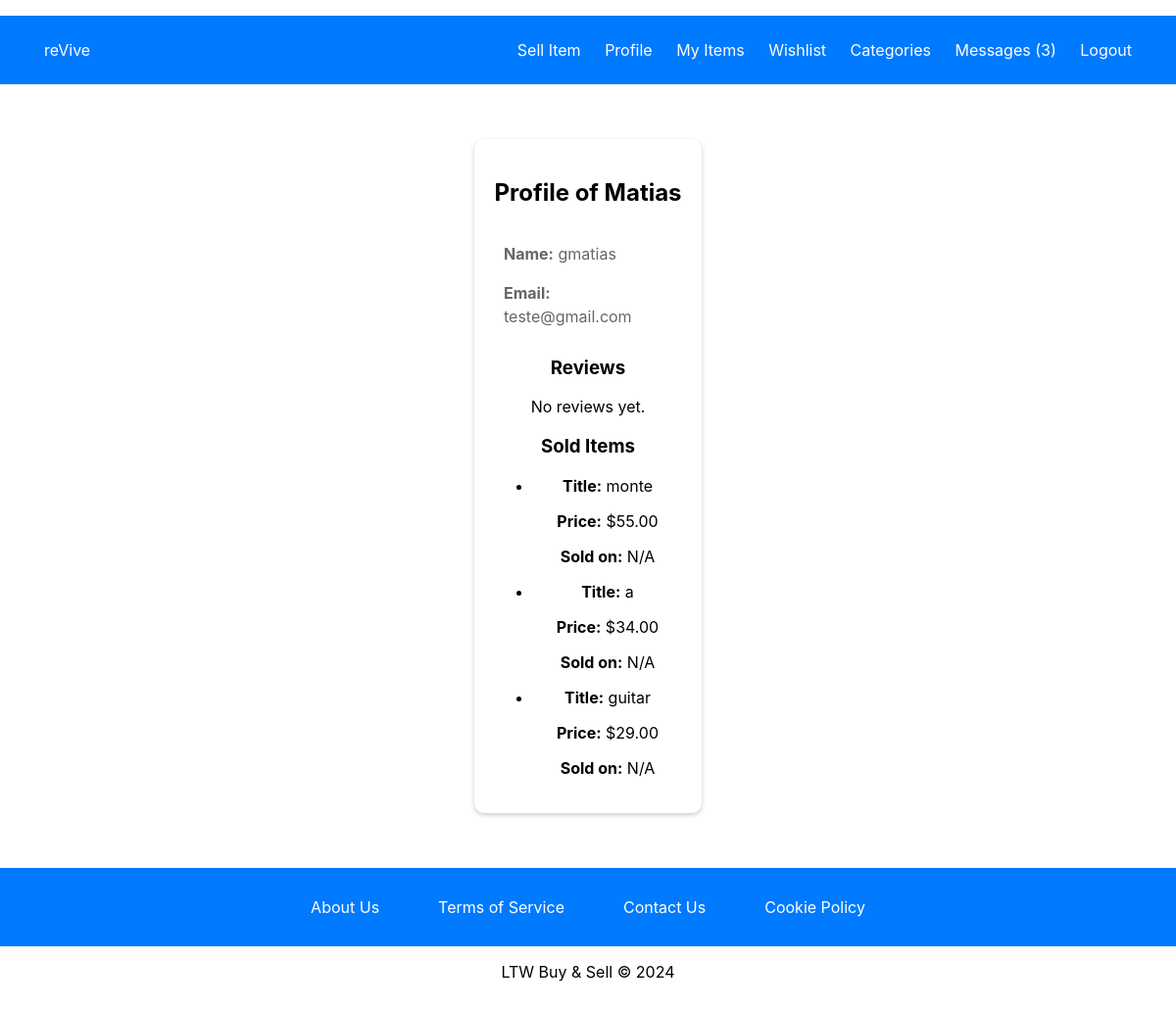
Before: /pages/user_profile.php?user_id=4 (signed in) with the older database file.
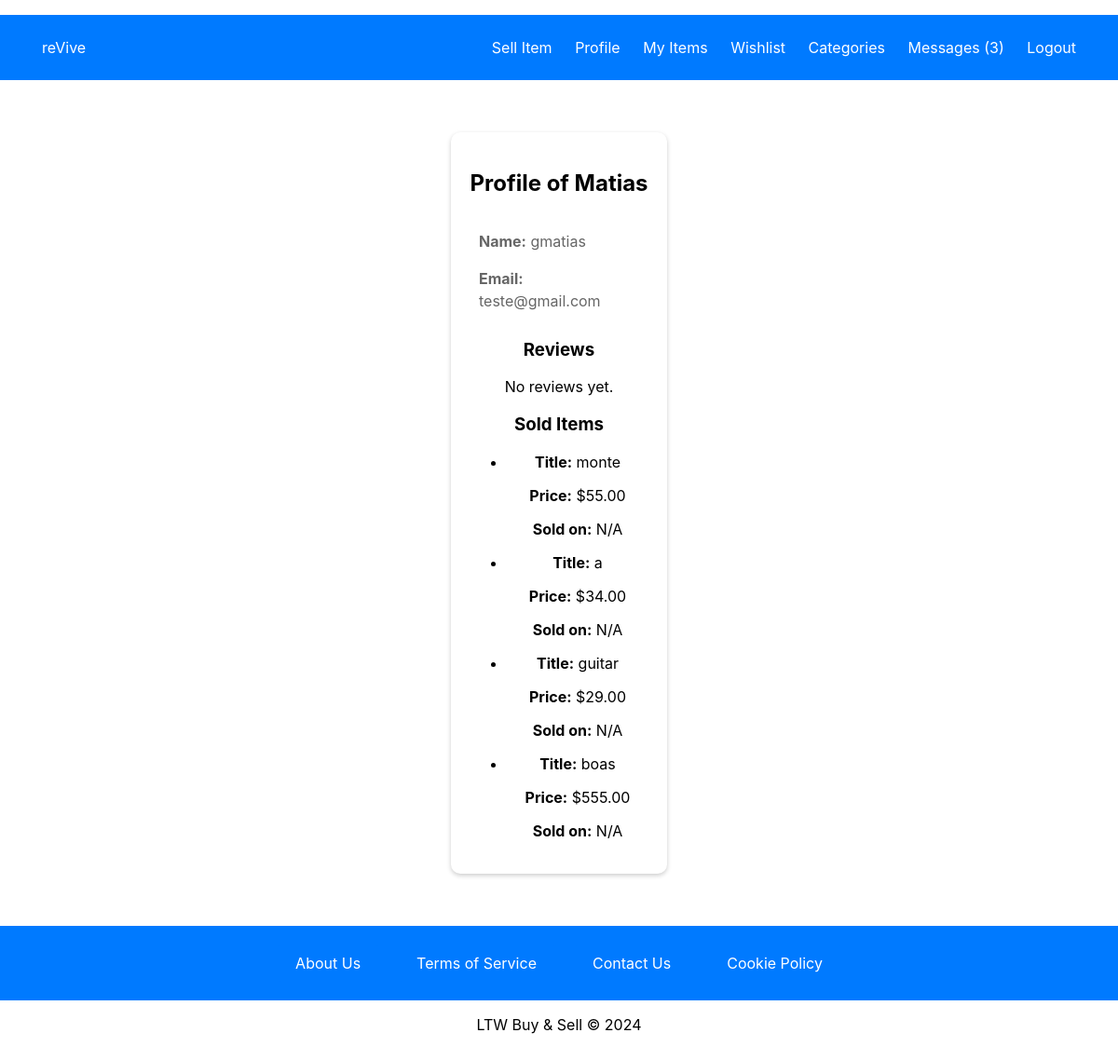
After: the same page with the newer database file.
### tables this page shows
CREATE TABLE items (
    item_id INTEGER PRIMARY KEY AUTOINCREMENT,
    user_id INTEGER NOT NULL,
    category_id INTEGER NOT NULL,
    title TEXT NOT NULL,
    description TEXT NOT NULL,
    city TEXT NOT NULL,
    price REAL NOT NULL,
    image_path TEXT,
    FOREIGN KEY (user_id) REFERENCES users(user_id),
    FOREIGN KEY (category_id) REFERENCES categories(category_id)
);

### database/users.class.php (called while the page is built, shortened)
<?php
class Users {
    public function __construct(int $id, string $name, string $username, string $email, bool $is_admin) {
        $this->name = $name;
        $this->username = $username;
        $this->email = $email;
    }
    public static function getUser(PDO $db, int $id): ?Users {
        $stmt = $db->prepare('SELECT user_id, name, username, email, is_admin FROM users WHERE user_id = ?');
        $stmt->execute([$id]);
        $user = $stmt->fetch(PDO::FETCH_ASSOC);
        if ($user) {
            return new Users(
                $user['user_id'],
                $user['name'],
                $user['username'],
                $user['email'],
                (bool) $user['is_admin']
            );
        } else {
            return null;
        }
    }
}
?>

### database/reviews.class.php (called while the page is built, shortened)
<?php
class Reviews {
    public static function getReviewsByUser(PDO $db, int $userId): array {
        $stmt = $db->prepare("
            SELECT items.title, reviews.rating, reviews.comment, reviews.review_date
            FROM reviews
            JOIN items ON reviews.item_id = items.item_id
            WHERE items.user_id = ?
        ");
        $stmt->execute([$userId]);
        return $stmt->fetchAll(PDO::FETCH_ASSOC);
    }
}

### database/items.class.php (called while the page is built, shortened)
<?php
class Item {
    public function __construct(array $data = []) {
        $this->title = $data['title'] ?? '';
        $this->price = isset($data['price']) ? (float)$data['price'] : 0.0;
        $this->sold_date = $data['sold_date'] ?? null;
    }
    public static function getItemsByUser(PDO $db, int $user_id): array {
        $stmt = $db->prepare('SELECT * FROM Items WHERE user_id = ?');
        $stmt->execute([$user_id]);
        $items = [];
        while ($row = $stmt->fetch(PDO::FETCH_ASSOC)) {
            $items[] = new Item($row);
        }
        return $items;
    }
}
?>

### pages/user_profile.php (the view, shortened to what this page needs)
<?php
require_once(__DIR__ . '/../utils/session.php');
require_once(__DIR__ . '/../database/connection.db.php');
require_once(__DIR__ . '/../database/users.class.php');
require_once(__DIR__ . '/../database/reviews.class.php');
require_once(__DIR__ . '/../database/items.class.php');
require_once(__DIR__ . '/../templates/common.php');
$db = getDatabaseConnection();
$user_id = intval($_GET['user_id']);
$user = Users::getUser($db, $user_id);
$reviews = Reviews::getReviewsByUser($db, $user_id);
$soldItems = Item::getItemsByUser($db, $user_id);
?>
<link rel="stylesheet" type="text/css" href="../styles/profile.css">
<div class="profile-container">
    <h2>Profile of <?php echo htmlspecialchars($user->username); ?></h2>
    <div class="profile-details">
        <p><strong>Name:</strong> <?php echo htmlspecialchars($user->name); ?></p>
        <p><strong>Email:</strong> <?php echo htmlspecialchars($user->email); ?></p>
    </div>
    <h3>Reviews</h3>
    <div class="user-reviews">
        <?php if (count($reviews) > 0): ?>
            <ul>
                <?php foreach ($reviews as $review): ?>
                    <li>
                        <p><strong>Rating:</strong> <?php echo htmlspecialchars($review['rating']); ?>/5</p>
                        <p><strong>Comment:</strong> <?php echo htmlspecialchars($review['comment']); ?></p>
                        <p><strong>Date:</strong> <?php echo htmlspecialchars($review['review_date']); ?></p>
                    </li>
                <?php endforeach; ?>
            </ul>
        <?php else: ?>
            <p>No reviews yet.</p>
        <?php endif; ?>
    </div>
    <h3>Sold Items</h3>
    <div class="sold-items">
        <?php if (count($soldItems) > 0): ?>
            <ul>
                <?php foreach ($soldItems as $item): ?>
                    <li>
                        <p><strong>Title:</strong> <?php echo htmlspecialchars($item->title); ?></p>
                        <p><strong>Price:</strong> $<?php echo htmlspecialchars(number_format($item->price, 2)); ?></p>
                        <p><strong>Sold on:</strong> <?php echo htmlspecialchars($item->sold_date ?? 'N/A'); ?></p>
                    </li>
                <?php endforeach; ?>
            </ul>
        <?php else: ?>
            <p>No items sold yet.</p>
        <?php endif; ?>
    </div>
</div>

Changed rows visible on the page:
added items: title "boas", price "555.00", sold_date "N/A"
